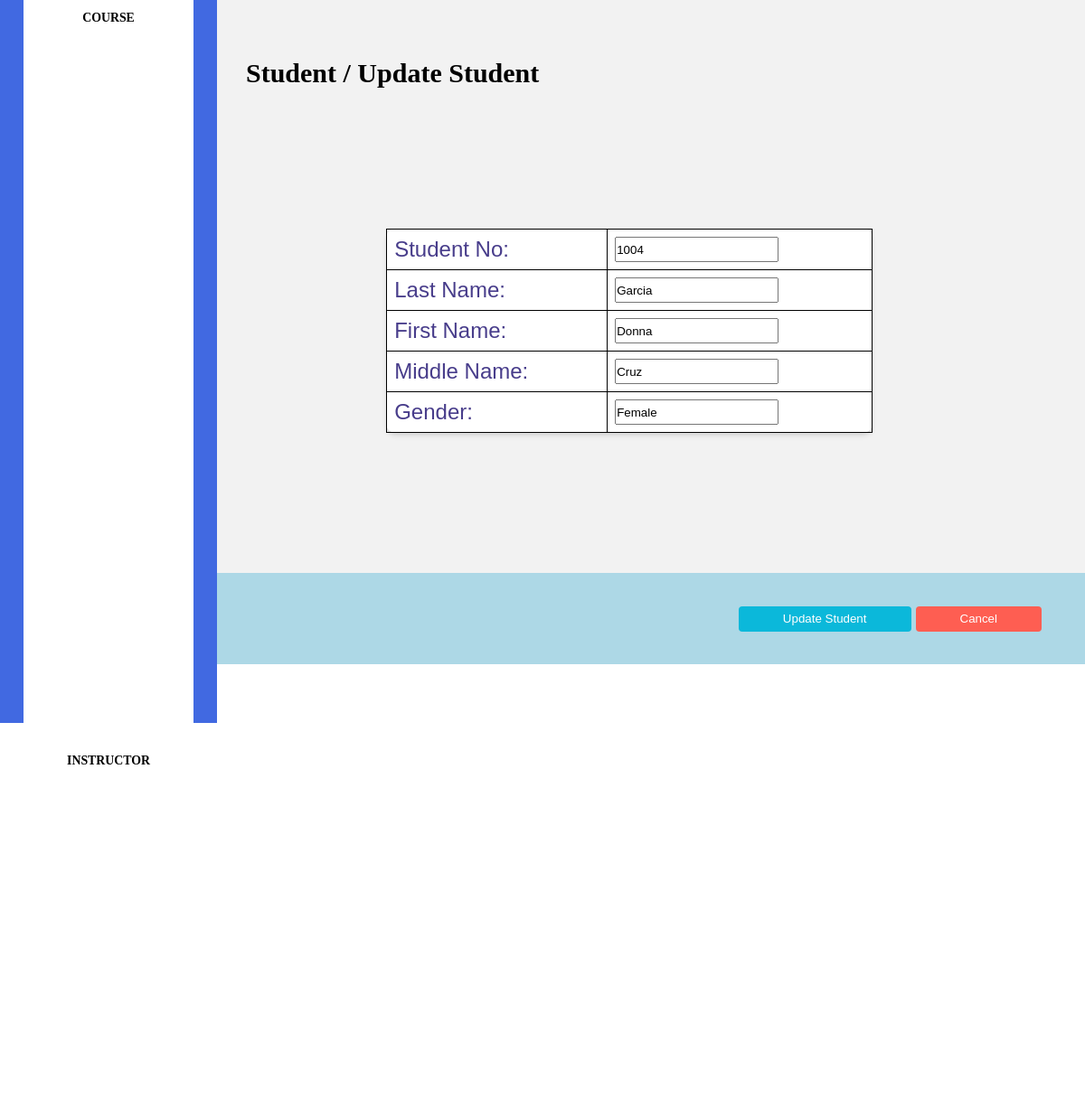
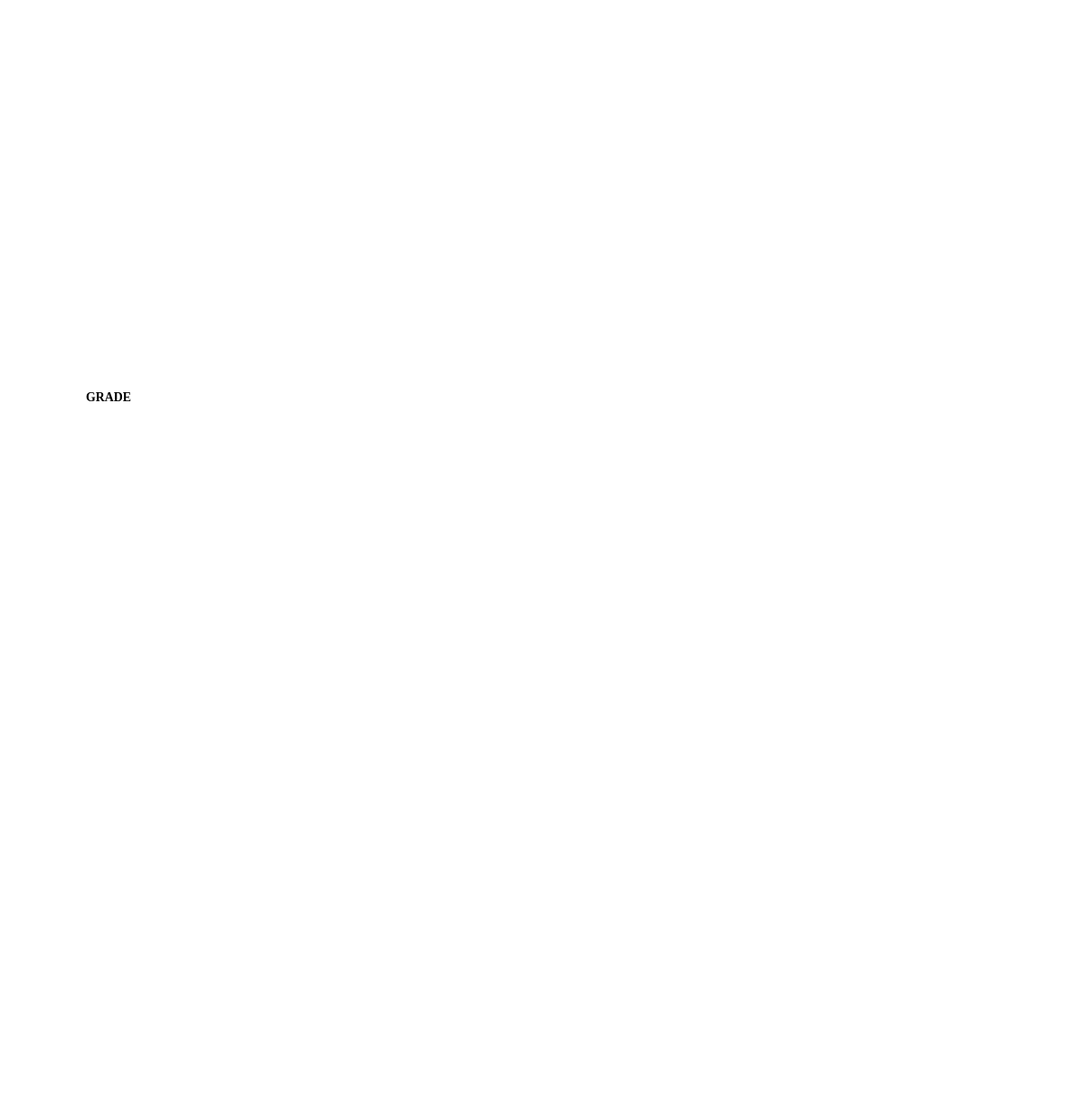
/student-management/editstudent.php?search=1004, run on the app's committed database (2 pictures, top to bottom).
### tables this page shows
CREATE TABLE `tblstudent` (
  `fIdindex` int(11) NOT NULL,
  `fIdstudentno` varchar(50) NOT NULL,
  `fIdlastname` varchar(100) NOT NULL,
  `fIdfirstname` varchar(100) NOT NULL,
  `fIdmiddlename` varchar(100) NOT NULL,
  `fIdgender` varchar(50) NOT NULL
);

### student-management/editstudent.php (the view, shortened to what this page needs)
<?php
if (isset($_GET["search"])) {
  $ID = $_GET["search"];
  $con = mysqli_connect("localhost", "root", "", "dbschool");
  if ($result = mysqli_query($con, "SELECT * FROM tblstudent WHERE fIdstudentno = $ID")) {
    while ($row = mysqli_fetch_assoc($result)) {
      $u_student_number = $row["fIdstudentno"];
      $u_last_name = $row["fIdlastname"];
      $u_first_name = $row["fIdfirstname"];
      $u_middle_name = $row["fIdmiddlename"];
      $u_gender = $row["fIdgender"];
    }
  }
} else {
  die("<h1>bad request</h1><a href='menu.php'>go back</a>");
}
?>
<!DOCTYPE html>
<html lang="en">
<head>
  <link rel="stylesheet" href="stylesheet.css?v=<?php echo time(); ?>">
</head>
<body>
  <main>
    <nav>
      <ul>
        <li class="nav__link"><a href="#">Course</a></li>
        <li class="nav__link"><a href="#">Instructor</a></li>
        <li class="nav__link"><a href="#">Grade</a></li>
      </ul>
    </nav>
    <form class="form__layout" method="post">
      <section>
        <header>
          <h2>Student / Update Student</h2>
        </header>
        <table class="edit_Table">
          <tr>
            <td><label class="input-label" for="input_student_number">Student No:</label></td>
            <td><input class="input-field" type="number" name="input_student_number" value="<?= $u_student_number; ?>"></td>
          </tr>
          <tr>
            <td><label class="input-label" for="input_last_name">Last Name:</label></td>
            <td><input class="input-field" type="text" name="input_last_name" value="<?= $u_last_name; ?>"></td>
          </tr>
          <tr>
            <td><label class="input-label" for="input_first_name">First Name:</label></td>
            <td><input class="input-field" type="text" name="input_first_name" value="<?= $u_first_name; ?>"></td>
          </tr>
          <tr>
            <td><label class="input-label" for="input_middle_name">Middle Name:</label></td>
            <td><input class="input-field" type="text" name="input_middle_name" value="<?= $u_middle_name; ?>"></td>
          </tr>
          <tr>
            <td><label class="input-label" for="input_gender">Gender:</label></td>
            <td><input class="input-field" type="text" name="input_gender" value="<?= $u_gender; ?>"></td>
          </tr>
        </table>
      </section>
      <footer class="edit_footer">
        <input class="form__update form__btn" type="submit" name="button" value="Update Student">
        <input class="form__cancel form__btn" type="submit" name="button" value="Cancel" formaction="menu.php">
      </footer>
    </form>
  </main>
</body>
</html>

### student-management/stylesheet.css (style rules this page uses)
*, *::before, *::after { margin: 0; padding: 0; box-sizing: border-box; }
html, body { height: 100%; }
html { font-size: 100%; }
table { width: 60%; }
header { font-weight: bold; margin-bottom: 2.5vh; }
body { font-family: verdana; font-size: 2.5vh; }
table, th, tr, td { border: 1px solid black; border-collapse: collapse; font-family: arial; font-size: 3vh; color: darkslateblue; padding: 1vh; }
.edit_Table { background-color: #fff; border: 1px solid #c3c3c3; border-radius: 10px; box-shadow: rgba(0, 0, 0, 0.1) 0px 4px 6px -1px, rgba(0, 0, 0, 0.06) 0px 2px 4px -1px; margin: 9.7rem; padding: 0.75rem 1.5rem; width: 60%; }
input { height: 3.5vh; }
a, a:visited, a:hover { text-decoration: none; }
ul { list-style: none; }
main { display: grid; grid-template-columns: 240px 1fr; grid-template-rows: 80vh 20vh; grid-template-areas: 'sidebar table' 'sidebar footer'; }
nav { background-color: royalblue; display: grid; place-items: center; grid-area: sidebar; }
section { background-color: #f2f2f2; grid-area: table; padding: 4rem 2rem 0; overflow-y: scroll; -ms-overflow-style: none; scrollbar-width: none; }
footer { background-color: #0101010; }
.edit_Footer { background-color: lightblue; padding: 3.78% 3rem; text-align: right; }
.nav__link { text-align: center; padding: 0.325rem; }
.nav__link:not(:first-of-type) { margin-top: 0.75rem; }
.nav__link > a { background-color: white; color: black; display: block; font-size: 0.865rem; font-weight: 600; height: 100%; padding: 0.75rem 3rem; text-transform: uppercase; width: 100%; transition: all 150ms ease-in-out; }
table { background-color: #fff; border-collapse: collapse; box-shadow: rgba(0, 0, 0, 0.1) 0px 4px 6px -1px, rgba(0, 0, 0, 0.06) 0px 2px 4px -1px; font-size: 0.865rem; margin-top: 0.75rem; width: 100%; }
.form__btn { border: 1px solid transparent; border-radius: 4px; cursor: pointer; padding: 0.325rem 3rem; transition: all 150ms ease-in-out; text-align: center; }
.form__update { background-color: hsl(190, 90%, 45%); color: #fff; }
.form__cancel { background-color: hsl(4, 99%, 66%); color: #fff; }

### data on the page
tblstudent: input_student_number "1004", input_last_name "Garcia", input_first_name "Donna", input_middle_name "Cruz", input_gender "Female"
